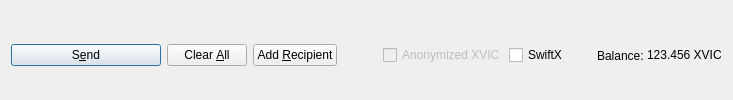
         <widget class="QFrame" name="frame_Send">
          <layout class="QHBoxLayout" name="horizontalLayout">
           <property name="bottomMargin">
            <number>0</number>
           </property>
           <item>
            <widget class="QPushButton" name="sendButton">
             <property name="minimumSize">
              <size>
               <width>150</width>
               <height>0</height>
              </size>
             </property>
             <property name="toolTip">
              <string>Confirm the send action</string>
             </property>
             <property name="text">
              <string>S&amp;end</string>
             </property>
             <property name="icon">
              <iconset resource="../xvic.qrc">
               <normaloff>:/icons/send</normaloff>:/icons/send</iconset>
             </property>
             <property name="autoDefault">
              <bool>false</bool>
             </property>
             <property name="default">
              <bool>true</bool>
             </property>
            </widget>
           </item>
           <item>
            <widget class="QPushButton" name="clearButton">
             <property name="sizePolicy">
              <sizepolicy hsizetype="Minimum" vsizetype="Fixed">
               <horstretch>0</horstretch>
               <verstretch>0</verstretch>
              </sizepolicy>
             </property>
             <property name="toolTip">
              <string>Clear all fields of the form.</string>
             </property>
             <property name="text">
              <string>Clear &amp;All</string>
             </property>
             <property name="icon">
              <iconset resource="../xvic.qrc">
               <normaloff>:/icons/remove</normaloff>:/icons/remove</iconset>
             </property>
             <property name="autoDefault">
              <bool>false</bool>
             </property>
            </widget>
           </item>
           <item>
            <widget class="QPushButton" name="addButton">
             <property name="toolTip">
              <string>Send to multiple recipients at once</string>
             </property>
             <property name="text">
              <string>Add &amp;Recipient</string>
             </property>
             <property name="icon">
              <iconset resource="../xvic.qrc">
               <normaloff>:/icons/add</normaloff>:/icons/add</iconset>
             </property>
             <property name="autoDefault">
              <bool>false</bool>
             </property>
            </widget>
           </item>
           <item>
            <spacer name="horizontalSpacer">
             <property name="orientation">
              <enum>Qt::Horizontal</enum>
             </property>
             <property name="sizeHint" stdset="0">
              <size>
               <width>40</width>
               <height>20</height>
              </size>
             </property>
            </spacer>
           </item>
           <item>
            <layout class="QHBoxLayout" name="horizontalLayout_2">
             <property name="spacing">
              <number>3</number>
             </property>
             <item>
              <widget class="QCheckBox" name="checkzXVIC">
               <property name="enabled">
                <bool>false</bool>
               </property>
               <property name="text">
                <string>Anonymized XVIC</string>
               </property>
              </widget>
             </item>
             <item>
              <widget class="QCheckBox" name="checkSwiftTX">
               <property name="enabled">
                <bool>true</bool>
               </property>
               <property name="minimumSize">
                <size>
                 <width>85</width>
                 <height>0</height>
                </size>
               </property>
               <property name="text">
                <string>SwiftX</string>
               </property>
              </widget>
             </item>
             <item>
              <widget class="QLabel" name="label">
               <property name="text">
                <string>Balance:</string>
               </property>
              </widget>
             </item>
             <item>
              <widget class="QLabel" name="labelBalance">
               <property name="sizePolicy">
                <sizepolicy hsizetype="Preferred" vsizetype="Fixed">
                 <horstretch>0</horstretch>
                 <verstretch>0</verstretch>
                </sizepolicy>
               </property>
               <property name="cursor">
                <cursorShape>IBeamCursor</cursorShape>
               </property>
               <property name="text">
                <string notr="true">123.456 XVIC</string>
               </property>
               <property name="textInteractionFlags">
                <set>Qt::LinksAccessibleByMouse|Qt::TextSelectableByKeyboard|Qt::TextSelectableByMouse</set>
               </property>
              </widget>
             </item>
            </layout>
           </item>
          </layout>
         </widget>
